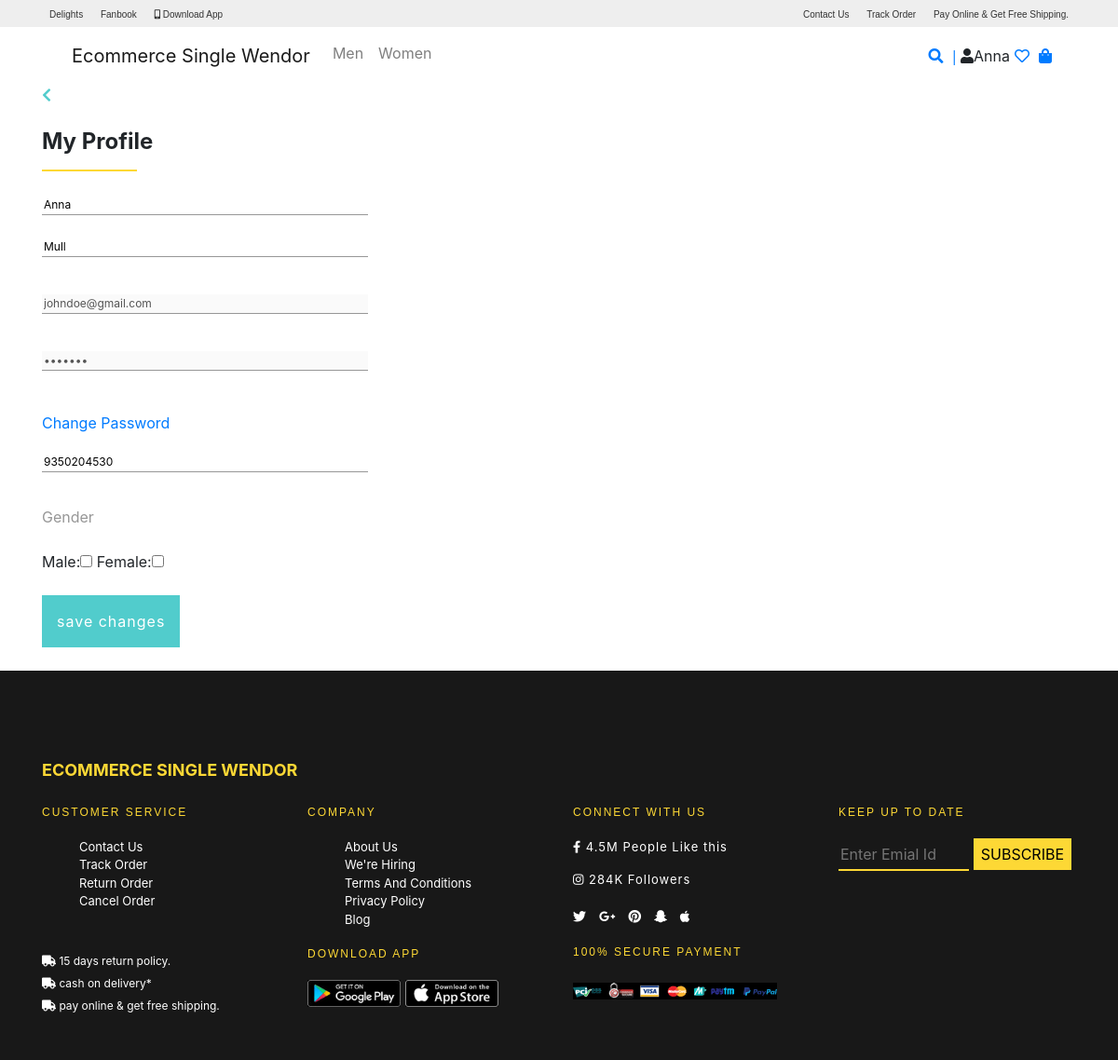
/profile.php (signed in), run on the app's committed database.
### tables this page shows
CREATE TABLE `customer` (
  `customerid` int(11) NOT NULL,
  `firstname` varchar(100) NOT NULL,
  `lastname` varchar(100) NOT NULL,
  `email` varchar(100) NOT NULL,
  `password` varchar(100) NOT NULL,
  `mobile` varchar(100) NOT NULL,
  `gender` varchar(100) NOT NULL
);

### includes/fetch.php (called while the page is built, shortened)
<?php
$database = new Database;
$conn = $database->getConnection();
class fetchDatabase
{
  function fetchTableByCategory($tblname,$id,$attr)
  {
	  global $conn;
	  $fetchTable= "select * from $tblname where $attr = '$id'";
	  $init = mysqli_query($conn,$fetchTable);
	  return $init;
  }
}
?>

### profile.php (the view, shortened to what this page needs)
<!DOCTYPE html>
<!DOCTYPE html>
<?php
require 'includes/fetch.php';
$x = new fetchDatabase;
?>
<html>
<head>
<link rel="stylesheet" href="https://maxcdn.bootstrapcdn.com/bootstrap/4.0.0/css/bootstrap.min.css">
<link rel="stylesheet" href="https://use.fontawesome.com/releases/v5.8.1/css/all.css">
<link rel="stylesheet" href="css/style.css?v=1.2">
</head>
<body>
			<div class="container-fluid top-bar">
				<div class="container">
					<div class="row">
						<div class="col-sm-6">
								<div class="pull-left">
								<a class="headerlink" href="#">delights</a>
								<a class="headerlink" href="#">fanbook</a>
								<a class="headerlink" href="#">
									<i class="fas fa-mobile-alt"></i>
									download app
								</a>
							</div>
						</div>
						<div class="col-sm-6">
							<div class="pull-right">
								<a class="headerlink" href="#">contact us </a>
								<a class="headerlink" href="#">track order</a>
								<a class="headerlink" href="#">pay online & get free shipping.</a>
							</div>
						</div>
					</div>
					</div>
				</div>
  <div class="container">
		<nav class="navbar navbar-expand-lg navbar-light bg-white">
  <div class="collapse navbar-collapse" id="navbarTogglerDemo01">
     <?php include 'includes/menu.php' ;?>
   </div>
     <form class="form-inline">
    	      <a class="iconlink" href="#"><i class="fas fa-search">|</i></a>
			  <?php if(isset($_SESSION['mobile'])){?>
			  <div class="dropdown custom-dropdown">
			  <?php
			    $uid = $_SESSION['mobile'];
                $customer = "select * from customer where mobile ='$uid' ";
				$init = mysqli_query($conn,$customer);
				$data = mysqli_fetch_array($init);
				$custmername = $data['firstname'];
			  ?>
			  <i class="fas fa-user dropdown-toggle" data-toggle="dropdown"></i><?php echo $custmername ;?>
			  </div>
			  <?php }else{ ?>
			  <i class="fas fa-user" id="login"></i>
			  <?php }?>
    	      <?php
			    @$mobile = $_SESSION['mobile'];
			    $w = $x->fetchTableByCategory('wishlist',$mobile,'uid');
			    $countWishList = mysqli_num_rows($w);
				if($countWishList > 0)
				{
			  ?>
			   <a href="wishlist.php"> <i  class="far fa-heart" id="icon-menu" style="color:#FFCE44"><?php echo $countWishList ;?></i></a>
				<?php } else {?>
				 <a href="#"><i class="far fa-heart" onclick="Checker()"><?php echo '' ;?></i></a>
				<?php }?>
				<?php
				   $c = $x->fetchTableByCategory('cart',$mobile,'uid');
				   $countCartList = mysqli_num_rows($c);
				   if($countCartList > 0)
				   {
				 ?>
    	      <a class="iconlink" href="cart.php?cart"><i class="fas fa-shopping-bag" style="color:#FFCE44;"><?php echo  $countCartList ;?></i></a>
		      <?php } else {?>
			    <a href="cart.php?cart"><i class="fas fa-shopping-bag"><?php echo '' ;?></i></a>
			  <?php } ?>
    	  </form>
</nav>
</div>
		   <?php
		      $fetchCustomerTable = $x->fetchTableByCategory('customer',$_SESSION['mobile'],'mobile');
			  $getCustomer = mysqli_fetch_array($fetchCustomerTable);
			  $firstname = $getCustomer['firstname'];
			  $lastname = $getCustomer['lastname'];
			  $email = $getCustomer['email'];
			  $password = $getCustomer['password'];
			  $mobile = $getCustomer['mobile'];
		   ?>
			<div class="container pull-left">
			<span class="back"><i class="fas fa-chevron-left"></i></span>
			<br> <br>
			<h5 class="title">My Profile</h5>
			<hr class="HR"><br>
			<div class="row">
			 <div class="col-12 col-xs-12 col-sm-4">
			<form class="profile-form" method="POST">
				 <div class="form-group">
      			<input type="text" name="firstname" value="<?php echo $firstname;?>">
      			<input type="text" name="lastname" value="<?php echo $lastname;?>">
      		</div>
      		<div class="form-group">
      		<input type="text" name="email" value="<?php echo $email ;?>" disabled>
      		</div>
      		<div class="form-group">
      		<input type="password" placeholder="password" value="<?php echo $password;?>" disabled><br><br>
      		<span style="color: #51cccc;"><a href="changepass.php">Change Password</a></span>
      		</div>
      		<div class="form-group">
      		<input type="Number" maxlength="10" name="mobile" placeholder="Phone Number" value="<?php echo $mobile;?>">
      		</div>
      		<div class="addrs">
      		<span style="color: #979797;">Gender</span><br> <br>
      		<span>Male</span>:<input type="checkbox" name="gender[]" value="male">
            <span>Female</span>:<input type="checkbox" name="gender[]" value="female">
			</div><br>
		    <input type="submit" value="save changes" class="submit" name="savechange">
      		</form>
			<div class="col-sm-8"></div>
			 </div>
			</div>
			</div>
		    <br>
		<?php include 'includes/footer.php' ;?>
</body>
</html>

### css/style.css (style rules this page uses)
body { margin: 0px; padding:0px; }
.top-bar { background:#eee; padding:8px 0px 6px; font-size: 10px; font-family:sans-serif; }
.headerlink { color: #333; text-decoration:none; margin: 8px; text-transform: capitalize; }
.pull-right { float: right!important; }
.form-inline { letter-spacing: 10px; }
.iconlink { background:transparent; text-decoration:none; position:relative; right:0px; }
.dropdown-toggle::after { display: none; }
hr { border:2px solid #fdd835; width: 100px; margin: 0 auto; margin-bottom: 10px; }
.dropdown-toggle::after { color: #333; }
.back { color: #51cccc; font-weight: normal; letter-spacing: 2px; font-size: }
.title { font-size: 24px; font-weight: bold; margin-bottom: 15px; }
.HR { border: 1px solid #fdd835; float: left!important; }
.submit { background: #51cccc; border: #51cccc; border: 1px solid #51cccc; padding: 15px 15px; color: #fff; letter-spacing: 1px; height: auto }
.form-group input { border:0px; border-bottom: 1px solid #979797; width: 20%; margin-bottom: 20px; font-size: 12px; }
.form-group input { border:0px; border-bottom: 1px solid #979797; width:100%; margin-bottom: 20px; font-size: 12px; }
.custom-dropdown { position:relative; right:5px; letter-spacing:0px; border-radius:0px; }

### includes/menu.php (style rules this page uses)
.dropdown-toggle::after { display:none; }

### data on the page
customer: firstname "Anna", lastname "Mull", email "johndoe@gmail.com", mobile "9350204530"
